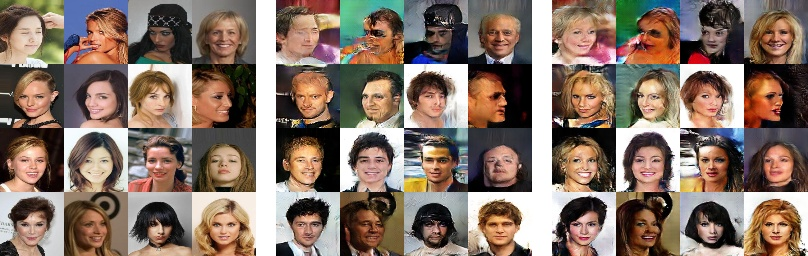
#> input picture assets/styleA_Male_styleB_None_domain_B2A_024000.jpg, 808 x 256 px, given in place of a, which was not available
$ python -i data.py   (imports and definitions only)
#> lines starting #> are read from the running program, lines starting #| are printed output that depends on the picture; pictures that were not available may be replaced by others from this repository, and a replacement may not be noted
"""
  Almost codes related to read data are borrowed from SKTBrain official source codes
  https://github.com/SKTBrain/DiscoGAN
"""
from __future__ import absolute_import
from __future__ import division
from __future__ import print_function

import os
import cv2
import numpy as np
import pandas as pd

import tensorflow as tf

FLAGS = tf.app.flags.FLAGS


dataset_path = './datasets/'
celebA_path = os.path.join(dataset_path, 'celebA')


# [71 lines left out: functions _read_attr_file, _get_celebA_files, _shuffle_data, get_data, get_batch, not called in this run]


def read_images(filenames, domain=None, image_size=64):

#> called with image_size = 64
    images = []
    for fn in filenames:
        image = cv2.imread(fn)
#> image is the input picture: shape (256, 808, 3); mean B, G, R 103.4, 115.4, 134.2
        if image is None:
            continue

        if domain == 'A':
            kernel = np.ones((3,3), np.uint8)
            image = image[:, :256, :]
            image = 255. - image
            image = cv2.dilate( image, kernel, iterations=1 )
            image = 255. - image
        elif domain == 'B':
            image = image[:, 256:, :]

        image = cv2.resize(image, (image_size,image_size))
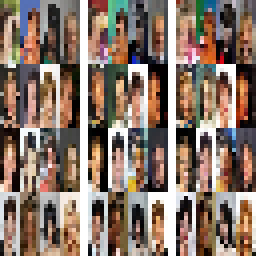
#> image: shape (64, 64, 3) (shown 4 times larger); mean B, G, R 105.9, 118.2, 137.3
        # Change the order of channels
        r,g,b = cv2.split(image)
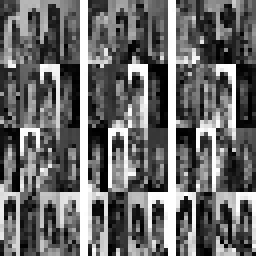
#> r: shape (64, 64) (shown 4 times larger); min 0, max 255, mean 105.9
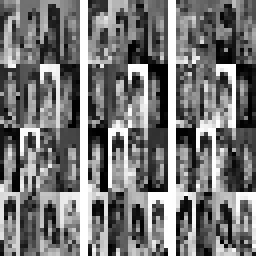
#> g: shape (64, 64) (shown 4 times larger); min 0, max 255, mean 118.2
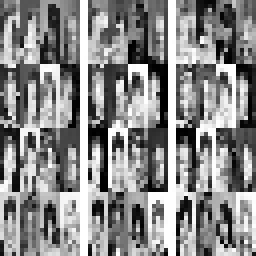
#> b: shape (64, 64) (shown 4 times larger); min 0, max 255, mean 137.3
        image = cv2.merge([b,g,r])
        # Scale from [0, 255] to [-1, 1]
        image = image.astype(np.float32) / 255.
        image -= 0.5
        image *= 2.0
        # TensorFlow shape (height, width, channels)
        #image = image.transpose(2,0,1)
        images.append( image )
#> pass 2 of the loop in read_images, `for fn in filenames:`:
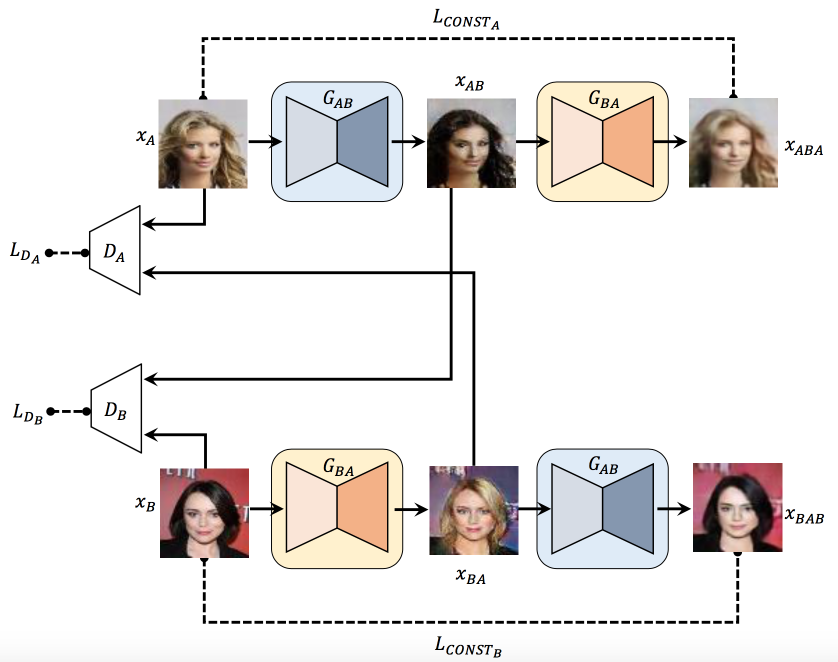
#> input picture assets/DiscoGANs.png, 1676 x 1324 px, given in place of s, which was not available (shown at 1/2 size)
#> in read_images, image is the input picture: shape (1324, 1676, 3); mean B, G, R 229.9, 231.3, 234.5
#> in read_images, `image = cv2.resize(image, (image_size,image_size))`:
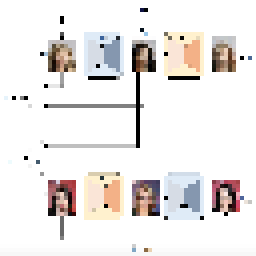
#> image: shape (64, 64, 3) (shown 4 times larger); mean B, G, R 231.2, 232.6, 235.9
#> in read_images, `r,g,b = cv2.split(image)`:
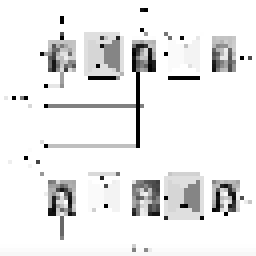
#> b: shape (64, 64) (shown 4 times larger); min 0, max 255, mean 235.9

    images = np.stack( images )
    return images

>>> result = read_images('assets/styleA_Male_styleB_None_domain_B2A_024000.jpg')
